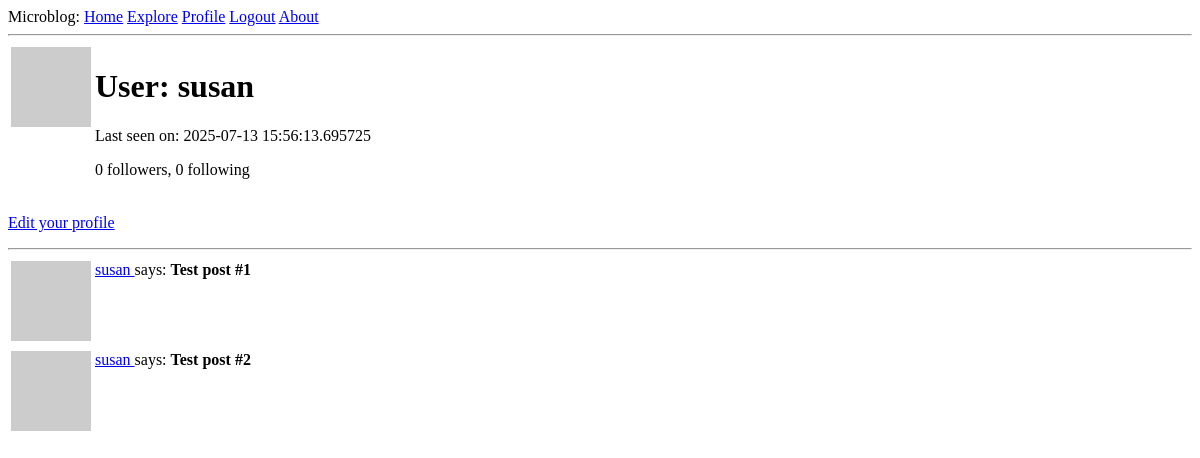
Before: /user/susan (signed in) with the older database file.
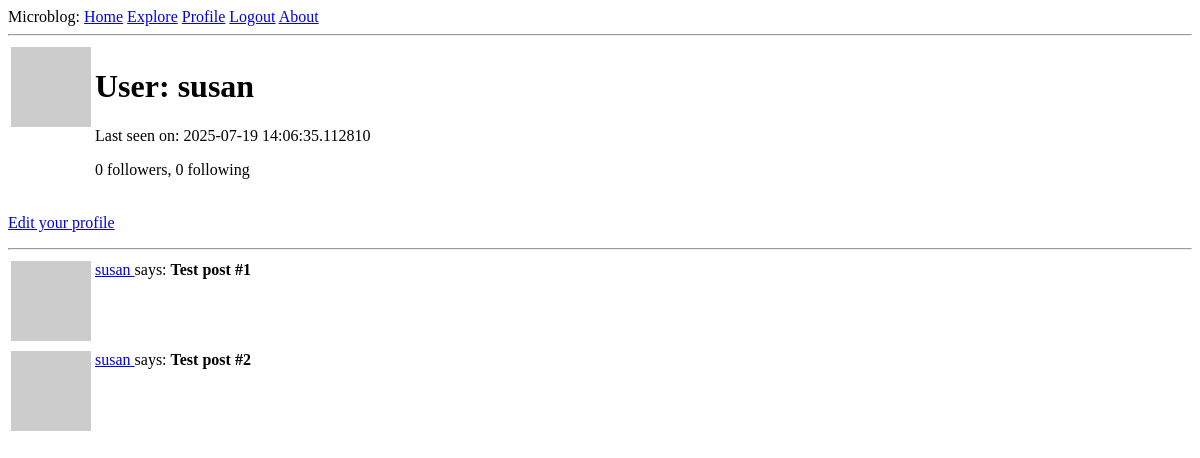
After: the same page with the newer database file.
### app/models.py (models this page shows, shortened)
class User(UserMixin, db.Model):
    id: so.Mapped[int] = so.mapped_column(primary_key=True)
    username: so.Mapped[str] = so.mapped_column(sa.String(64), index=True, unique=True)
    email: so.Mapped[str] = so.mapped_column(sa.String(120), index=True, unique=True)
    password_hash: so.Mapped[Optional[str]] = so.mapped_column(sa.String(256))
    posts: so.WriteOnlyMapped['Post'] = so.relationship(back_populates='author')
    about_me: so.Mapped[Optional[str]] = so.mapped_column(sa.String(140))
    last_seen: so.Mapped[Optional[datetime]] = so.mapped_column(default=lambda:datetime.now(timezone.utc))
    following: so.WriteOnlyMapped['User'] = so.relationship(
        secondary=followers, primaryjoin=(followers.c.follower_id == id),
        secondaryjoin=(followers.c.followed_id == id),
        back_populates='followers')
    followers: so.WriteOnlyMapped['User'] = so.relationship(
        secondary=followers, primaryjoin=(followers.c.followed_id == id),
        secondaryjoin=(followers.c.follower_id == id),
        back_populates='following')
    def followers_count(self):
        query = sa.select(sa.func.count()).select_from(
            self.followers.select().subquery())
        return db.session.scalar(query)
    def following_count(self):
        query = sa.select(sa.func.count()).select_from(
            self.following.select().subquery())
        return db.session.scalar(query)
    def avatar(self, size):
        digest = md5(self.email.lower().encode('utf-8')).hexdigest()
        return f"https://www.gravatar.com/avatar/{digest}?d=identicon&s={size}"
    @login.user_loader
    def load_user(id):
        return db.session.get(User, int(id))

### app/routes.py (the view)
@app.route('/user/<username>')
@login_required
def user(username):
    form = EmptyForms()
    user = db.first_or_404(sa.select(User).where(User.username == username))
    posts = [
        {'author':user, 'body':'Test post #1'},
        {'author':user, 'body':'Test post #2'},
    ]
    return render_template('user.html', user=user, posts=posts, form=form)

### app/routes.py (called while the page is built)
@app.before_request
def before_request():
    if current_user.is_authenticated:
        current_user.last_seen = datetime.now(timezone.utc)
        db.session.commit()

### app/templates/user.html (shortened to what this page needs)
<!DOCTYPE html>
<html lang="en">
<head>
{% extends "base.html" %}
{% block content %}
    <table>
        <tr valign="top">
            <td><img src="{{ user.avatar(128)}}" alt=""></td>
            <td>
                <h1>User: {{ user.username }}</h1>
                {% if user.last_seen %}<p>Last seen on: {{ user.last_seen }}</p>{% endif %}
                <p>{{ user.followers_count() }} followers, {{ user.following_count() }} following</p>
            </td>
        </tr>
    </table>
    {% if user == current_user %}
    <p><a href="{{ url_for('edit_profile') }}">Edit your profile</a></p>
    {% endif %}
    <hr>
    {% for post in posts %}
        {% include '_post.html' %}
    {% endfor %}
{% endblock %}

### app/templates/base.html (shortened to what this page needs)
<!doctype html>
<html lang="en">
  <head>
  </head>
  <body>
    <div>
      Microblog:
      <a href="{{ url_for('index') }}">Home</a>
      <a href="{{ url_for('explore') }}">Explore</a>
      {% if current_user.is_anonymous %}
      <a href="{{ url_for('login') }}">Login</a>
      {% else %}
      <a href="{{ url_for('user', username=current_user.username) }}">Profile</a>
      <a href="{{url_for('logout')}}">Logout</a>
      {% endif %}
      <a href="{{ url_for('about') }}">About</a>
    </div>
    <hr>
{% block content %}{% endblock %}
  </body>
</html>

### app/templates/_post.html (shortened to what this page needs)
<!DOCTYPE html>
<html lang="en">
<head>
</head>
<body>
    <table>
        <tr valign="top">
            <td><img src="{{ post.author.avatar(36) }}" alt=""></td>
            <td>
                <a href="{{ url_for('user', username=post.author.username) }}">
                    {{ post.author.username }}
                </a>
                says: <b>{{ post.body }}</b>
            </td>
        </tr>
    </table>
</body>
</html>

Changed rows visible on the page:
changed User "susan": last_seen "2025-07-13 15:56:13.695725" → "2025-07-19 14:06:35.112810"
